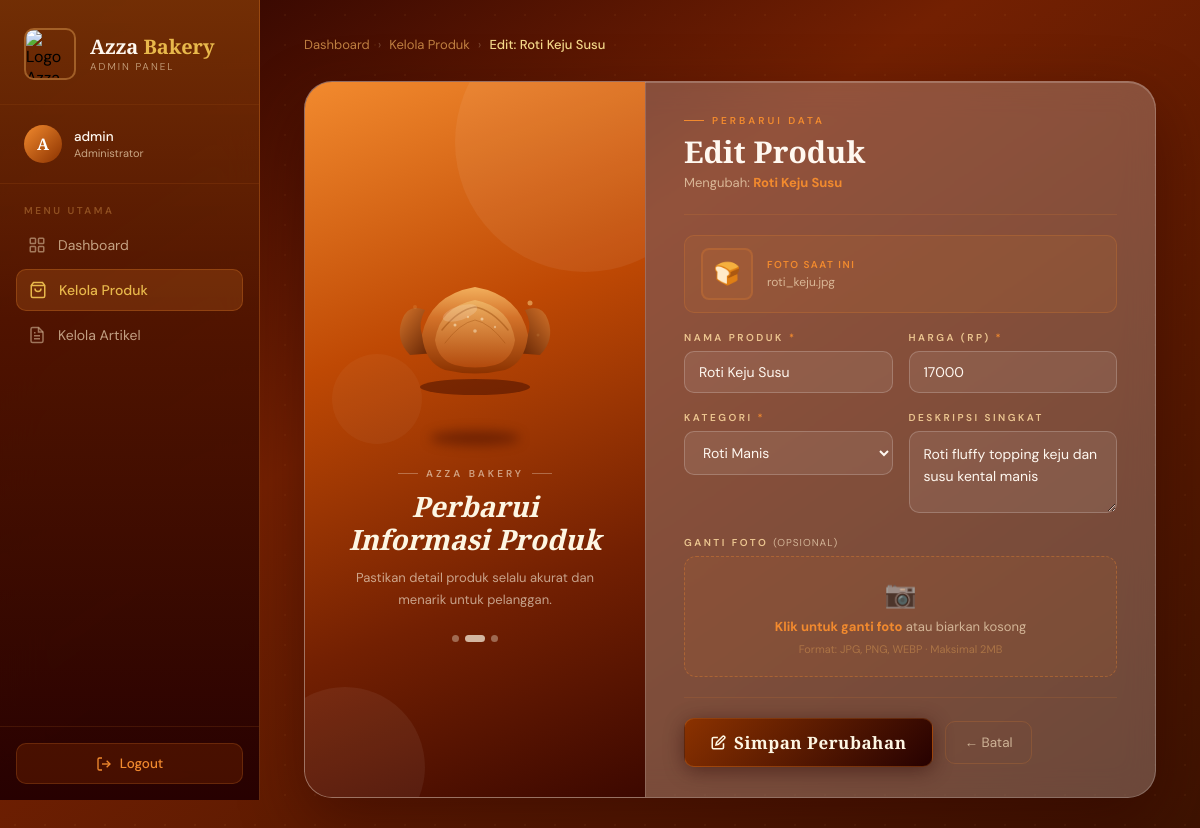
The app's page /admin/produk/edit.php?id=4 (signed in) with its own data.
### tables this page shows
CREATE TABLE `produk` (
  `id_produk` int(11) NOT NULL,
  `nama_produk` varchar(150) NOT NULL,
  `harga` int(11) NOT NULL,
  `deskripsi` text DEFAULT NULL,
  `gambar` varchar(255) DEFAULT NULL,
  `kategori` enum('Roti Manis','Kue Kering','Pastry','Lainnya') DEFAULT 'Lainnya'
);

### admin/produk/edit.php (the view, shortened to what this page needs)
<?php
require_once "../../config/koneksi.php";
$id = $_GET['id'];
$query_produk = mysqli_query($koneksi, "SELECT * FROM produk WHERE id_produk='$id'");
$produk = mysqli_fetch_assoc($query_produk);
?>
<!DOCTYPE html>
<html lang="id">
<head>
</head>
<body>
  <aside class="sidebar">
    <div class="sidebar-logo">
      <img src="../../uploads/logo_azza.jpg" alt="Logo Azza Bakery">
      <div class="sidebar-logo-text">
        <div class="brand">Azza <span>Bakery</span></div>
        <div class="sub">Admin Panel</div>
      </div>
    </div>
    <div class="sidebar-admin">
      <div class="admin-badge">
        <div class="admin-avatar"><?= strtoupper(substr($_SESSION['username'], 0, 1)) ?></div>
        <div class="admin-info">
          <div class="name"><?= $_SESSION['username'] ?></div>
          <div class="role">Administrator</div>
        </div>
      </div>
    </div>
    <nav class="sidebar-nav">
      <div class="nav-label">Menu Utama</div>
      <a href="../dashboard.php" class="nav-item">
        <svg class="nav-icon" viewBox="0 0 24 24" fill="none" stroke="currentColor" stroke-width="2">
          <rect x="3" y="3" width="7" height="7" rx="1"/>
          <rect x="14" y="3" width="7" height="7" rx="1"/>
          <rect x="3" y="14" width="7" height="7" rx="1"/>
          <rect x="14" y="14" width="7" height="7" rx="1"/>
        </svg>
        Dashboard
      </a>
      <a href="index.php" class="nav-item active">
        <svg class="nav-icon" viewBox="0 0 24 24" fill="none" stroke="currentColor" stroke-width="2">
          <path d="M6 2L3 6v14a2 2 0 002 2h14a2 2 0 002-2V6l-3-4z"/>
          <line x1="3" y1="6" x2="21" y2="6"/>
          <path d="M16 10a4 4 0 01-8 0"/>
        </svg>
        Kelola Produk
      </a>
<a href="../artikel/index.php" class="nav-item">
    <svg class="nav-icon" viewBox="0 0 24 24" fill="none" stroke="currentColor" stroke-width="2">
        <path d="M14 2H6a2 2 0 00-2 2v16a2 2 0 002 2h12a2 2 0 002-2V8z"/>
        <polyline points="14 2 14 8 20 8"/>
        <line x1="16" y1="13" x2="8" y2="13"/>
        <line x1="16" y1="17" x2="8" y2="17"/>
        <polyline points="10 9 9 9 8 9"/>
    </svg>
    Kelola Artikel
</a>
    </nav>
    <div class="sidebar-logout">
      <a href="../logout.php" class="btn-logout">
        <svg width="16" height="16" viewBox="0 0 24 24" fill="none" stroke="currentColor" stroke-width="2">
          <path d="M9 21H5a2 2 0 01-2-2V5a2 2 0 012-2h4"/>
          <polyline points="16 17 21 12 16 7"/>
          <line x1="21" y1="12" x2="9" y2="12"/>
        </svg>
        Logout
      </a>
    </div>
  </aside>
  <main class="main-content">
    <div class="breadcrumb">
      <a href="../dashboard.php">Dashboard</a>
      <span class="breadcrumb-sep">›</span>
      <a href="index.php">Kelola Produk</a>
      <span class="breadcrumb-sep">›</span>
      <span class="breadcrumb-current">Edit: <?= $produk['nama_produk'] ?></span>
    </div>
    <div class="split-card">
      <div class="panel-left">
        <div class="deco-circle"></div>
        <div class="deco-circle"></div>
        <div class="deco-circle"></div>
        <div class="bakery-illustration">
        </div>
        <div class="float-shadow"></div>
        <div class="panel-left-text">
          <div class="tagline">Azza Bakery</div>
          <h2>Perbarui<br><em>Informasi</em> Produk</h2>
          <p>Pastikan detail produk selalu akurat dan menarik untuk pelanggan.</p>
        </div>
        <div class="panel-dots"><span></span><span></span><span></span></div>
      </div>
      <div class="panel-right">
        <div class="form-header">
          <div class="eyebrow">Perbarui Data</div>
          <h1>Edit Produk</h1>
          <p>Mengubah: <strong style="color:var(--amber)"><?= $produk['nama_produk'] ?></strong></p>
        </div>
        <div class="form-divider"></div>
        <?php
          $fp = "../../uploads/" . $produk['gambar'];
          $af = !empty($produk['gambar']) && file_exists($fp);
        ?>
        <div class="foto-saat-ini">
          <?php if ($af) { ?>
            <img src="<?= $fp ?>" alt="Foto saat ini">
          <?php } else { ?>
            <div class="foto-placeholder-kecil">🍞</div>
          <?php } ?>
          <div>
            <div class="foto-info-label">Foto saat ini</div>
            <div class="foto-info-name"><?= !empty($produk['gambar']) ? $produk['gambar'] : 'Belum ada foto' ?></div>
          </div>
        </div>
        <form method="POST" enctype="multipart/form-data">
          <div class="form-grid">
            <div class="form-group">
              <label>Nama Produk <span class="required">*</span></label>
              <input type="text" name="nama_produk" value="<?= $produk['nama_produk'] ?>" required>
            </div>
            <div class="form-group">
              <label>Harga (Rp) <span class="required">*</span></label>
              <input type="number" name="harga" value="<?= $produk['harga'] ?>" min="0" required>
            </div>
            <div class="form-group">
              <label>Kategori <span class="required">*</span></label>
              <select name="kategori" required>
                <option value="Roti Manis" <?= $produk['kategori']=='Roti Manis'?'selected':'' ?>>Roti Manis</option>
              </select>
            </div>
            <div class="form-group">
              <label>Deskripsi Singkat</label>
              <textarea name="deskripsi"><?= $produk['deskripsi'] ?></textarea>
            </div>
            <div class="form-group full">
              <label>Ganti Foto <span style="color:var(--text-muted);letter-spacing:1px;font-weight:400">(Opsional)</span></label>
              <div class="upload-area">
                <div class="upload-icon">📷</div>
                <div class="upload-text"><strong>Klik untuk ganti foto</strong> atau biarkan kosong</div>
                <div class="upload-note">Format: JPG, PNG, WEBP · Maksimal 2MB</div>
              </div>
            </div>
          </div>
          <div class="form-footer">
            <button type="submit" name="submit" class="btn-update">
              <svg width="15" height="15" viewBox="0 0 24 24" fill="none" stroke="currentColor" stroke-width="2.5">
                <path d="M11 4H4a2 2 0 00-2 2v14a2 2 0 002 2h14a2 2 0 002-2v-7"/>
                <path d="M18.5 2.5a2.121 2.121 0 013 3L12 15l-4 1 1-4 9.5-9.5z"/>
              </svg>
              Simpan Perubahan
            </button>
            <a href="index.php" class="btn-batal">← Batal</a>
          </div>
        </form>
      </div>
    </div>
  </main>
</body>
</html>

### records on screen
produk: nama_produk "Roti Keju Susu", gambar "roti_keju.jpg", harga "17000", kategori "Roti Manis", deskripsi "Roti fluffy topping keju dan susu kental manis"

### other values on screen
substr($_SESSION['username'], 0, 1) "A"
$_SESSION['username'] "admin"
